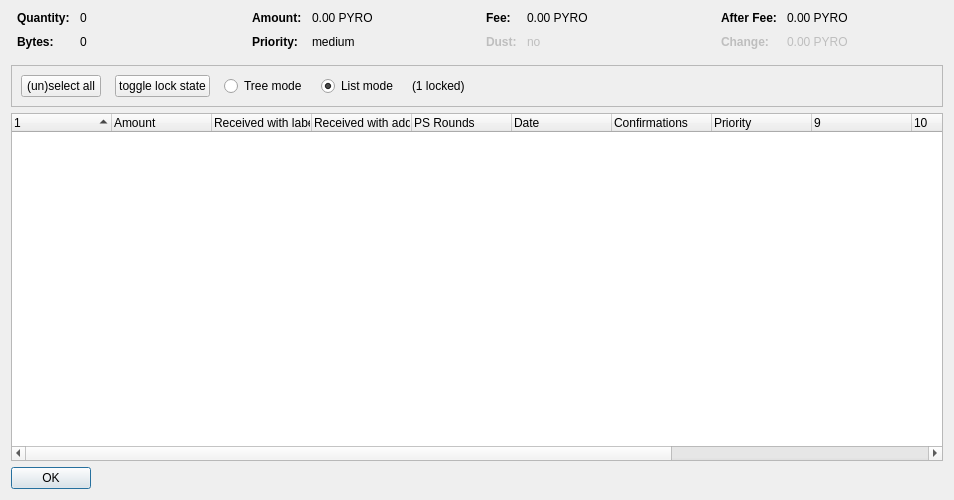
<?xml version="1.0" encoding="UTF-8"?>
<ui version="4.0">
 <class>CoinControlDialog</class>
 <widget class="QDialog" name="CoinControlDialog">
  <property name="geometry">
   <rect>
    <x>0</x>
    <y>0</y>
    <width>954</width>
    <height>500</height>
   </rect>
  </property>
  <property name="windowTitle">
   <string>Coin Selection</string>
  </property>
  <layout class="QVBoxLayout" name="verticalLayout">
   <item>
    <layout class="QHBoxLayout" name="horizontalLayoutTop" stretch="0,0,0,0">
     <property name="topMargin">
      <number>0</number>
     </property>
     <property name="bottomMargin">
      <number>10</number>
     </property>
     <item>
      <layout class="QFormLayout" name="formLayoutCoinControl1">
       <property name="horizontalSpacing">
        <number>10</number>
       </property>
       <property name="verticalSpacing">
        <number>10</number>
       </property>
       <property name="leftMargin">
        <number>6</number>
       </property>
       <property name="rightMargin">
        <number>6</number>
       </property>
       <item row="0" column="0">
        <widget class="QLabel" name="labelCoinControlQuantityText">
         <property name="font">
          <font>
           <weight>75</weight>
           <bold>true</bold>
          </font>
         </property>
         <property name="text">
          <string>Quantity:</string>
         </property>
        </widget>
       </item>
       <item row="0" column="1">
        <widget class="QLabel" name="labelCoinControlQuantity">
         <property name="cursor">
          <cursorShape>IBeamCursor</cursorShape>
         </property>
         <property name="contextMenuPolicy">
          <enum>Qt::ActionsContextMenu</enum>
         </property>
         <property name="text">
          <string notr="true">0</string>
         </property>
         <property name="textInteractionFlags">
          <set>Qt::LinksAccessibleByMouse|Qt::TextSelectableByKeyboard|Qt::TextSelectableByMouse</set>
         </property>
        </widget>
       </item>
       <item row="1" column="0">
        <widget class="QLabel" name="labelCoinControlBytesText">
         <property name="font">
          <font>
           <weight>75</weight>
           <bold>true</bold>
          </font>
         </property>
         <property name="text">
          <string>Bytes:</string>
         </property>
        </widget>
       </item>
       <item row="1" column="1">
        <widget class="QLabel" name="labelCoinControlBytes">
         <property name="cursor">
          <cursorShape>IBeamCursor</cursorShape>
         </property>
         <property name="contextMenuPolicy">
          <enum>Qt::ActionsContextMenu</enum>
         </property>
         <property name="text">
          <string notr="true">0</string>
         </property>
         <property name="textInteractionFlags">
          <set>Qt::LinksAccessibleByMouse|Qt::TextSelectableByKeyboard|Qt::TextSelectableByMouse</set>
         </property>
        </widget>
       </item>
      </layout>
     </item>
     <item>
      <layout class="QFormLayout" name="formLayoutCoinControl2">
       <property name="horizontalSpacing">
        <number>10</number>
       </property>
       <property name="verticalSpacing">
        <number>10</number>
       </property>
       <property name="leftMargin">
        <number>6</number>
       </property>
       <property name="rightMargin">
        <number>6</number>
       </property>
       <item row="0" column="0">
        <widget class="QLabel" name="labelCoinControlAmountText">
         <property name="font">
          <font>
           <weight>75</weight>
           <bold>true</bold>
          </font>
         </property>
         <property name="text">
          <string>Amount:</string>
         </property>
        </widget>
       </item>
       <item row="0" column="1">
        <widget class="QLabel" name="labelCoinControlAmount">
         <property name="cursor">
          <cursorShape>IBeamCursor</cursorShape>
         </property>
         <property name="contextMenuPolicy">
          <enum>Qt::ActionsContextMenu</enum>
         </property>
         <property name="text">
          <string notr="true">0.00 PYRO</string>
         </property>
         <property name="textInteractionFlags">
          <set>Qt::LinksAccessibleByMouse|Qt::TextSelectableByKeyboard|Qt::TextSelectableByMouse</set>
         </property>
        </widget>
       </item>
       <item row="1" column="0">
        <widget class="QLabel" name="labelCoinControlPriorityText">
         <property name="font">
          <font>
           <weight>75</weight>
           <bold>true</bold>
          </font>
         </property>
         <property name="text">
          <string>Priority:</string>
         </property>
        </widget>
       </item>
       <item row="1" column="1">
        <widget class="QLabel" name="labelCoinControlPriority">
         <property name="cursor">
          <cursorShape>IBeamCursor</cursorShape>
         </property>
         <property name="contextMenuPolicy">
          <enum>Qt::ActionsContextMenu</enum>
         </property>
         <property name="text">
          <string>medium</string>
         </property>
         <property name="textInteractionFlags">
          <set>Qt::LinksAccessibleByMouse|Qt::TextSelectableByKeyboard|Qt::TextSelectableByMouse</set>
         </property>
        </widget>
       </item>
      </layout>
     </item>
     <item>
      <layout class="QFormLayout" name="formLayoutCoinControl3">
       <property name="horizontalSpacing">
        <number>10</number>
       </property>
       <property name="verticalSpacing">
        <number>10</number>
       </property>
       <property name="leftMargin">
        <number>6</number>
       </property>
       <property name="rightMargin">
        <number>6</number>
       </property>
       <item row="0" column="0">
        <widget class="QLabel" name="labelCoinControlFeeText">
         <property name="font">
          <font>
           <weight>75</weight>
           <bold>true</bold>
          </font>
         </property>
         <property name="text">
          <string>Fee:</string>
         </property>
        </widget>
       </item>
       <item row="0" column="1">
        <widget class="QLabel" name="labelCoinControlFee">
         <property name="cursor">
          <cursorShape>IBeamCursor</cursorShape>
         </property>
         <property name="contextMenuPolicy">
          <enum>Qt::ActionsContextMenu</enum>
         </property>
         <property name="text">
          <string notr="true">0.00 PYRO</string>
         </property>
         <property name="textInteractionFlags">
          <set>Qt::LinksAccessibleByMouse|Qt::TextSelectableByKeyboard|Qt::TextSelectableByMouse</set>
         </property>
        </widget>
       </item>
       <item row="1" column="0">
        <widget class="QLabel" name="labelCoinControlLowOutputText">
         <property name="enabled">
          <bool>false</bool>
         </property>
         <property name="font">
          <font>
           <weight>75</weight>
           <bold>true</bold>
          </font>
         </property>
         <property name="text">
          <string>Dust:</string>
         </property>
        </widget>
       </item>
       <item row="1" column="1">
        <widget class="QLabel" name="labelCoinControlLowOutput">
         <property name="enabled">
          <bool>false</bool>
         </property>
         <property name="cursor">
          <cursorShape>IBeamCursor</cursorShape>
         </property>
         <property name="contextMenuPolicy">
          <enum>Qt::ActionsContextMenu</enum>
         </property>
         <property name="text">
          <string>no</string>
         </property>
         <property name="textInteractionFlags">
          <set>Qt::LinksAccessibleByMouse|Qt::TextSelectableByKeyboard|Qt::TextSelectableByMouse</set>
         </property>
        </widget>
       </item>
      </layout>
     </item>
     <item>
      <layout class="QFormLayout" name="formLayoutCoinControl4">
       <property name="horizontalSpacing">
        <number>10</number>
       </property>
       <property name="verticalSpacing">
        <number>10</number>
       </property>
       <property name="leftMargin">
        <number>6</number>
       </property>
       <property name="rightMargin">
        <number>6</number>
       </property>
       <item row="0" column="0">
        <widget class="QLabel" name="labelCoinControlAfterFeeText">
         <property name="font">
          <font>
           <weight>75</weight>
           <bold>true</bold>
          </font>
         </property>
         <property name="text">
          <string>After Fee:</string>
         </property>
        </widget>
       </item>
       <item row="0" column="1">
        <widget class="QLabel" name="labelCoinControlAfterFee">
         <property name="cursor">
          <cursorShape>IBeamCursor</cursorShape>
         </property>
         <property name="contextMenuPolicy">
          <enum>Qt::ActionsContextMenu</enum>
         </property>
         <property name="text">
          <string notr="true">0.00 PYRO</string>
         </property>
         <property name="textInteractionFlags">
          <set>Qt::LinksAccessibleByMouse|Qt::TextSelectableByKeyboard|Qt::TextSelectableByMouse</set>
         </property>
        </widget>
       </item>
       <item row="1" column="0">
        <widget class="QLabel" name="labelCoinControlChangeText">
         <property name="enabled">
          <bool>false</bool>
         </property>
         <property name="font">
          <font>
           <weight>75</weight>
           <bold>true</bold>
          </font>
         </property>
         <property name="text">
          <string>Change:</string>
         </property>
        </widget>
       </item>
       <item row="1" column="1">
        <widget class="QLabel" name="labelCoinControlChange">
         <property name="enabled">
          <bool>false</bool>
         </property>
         <property name="cursor">
          <cursorShape>IBeamCursor</cursorShape>
         </property>
         <property name="contextMenuPolicy">
          <enum>Qt::ActionsContextMenu</enum>
         </property>
         <property name="text">
          <string notr="true">0.00 PYRO</string>
         </property>
         <property name="textInteractionFlags">
          <set>Qt::LinksAccessibleByMouse|Qt::TextSelectableByKeyboard|Qt::TextSelectableByMouse</set>
         </property>
        </widget>
       </item>
      </layout>
     </item>
    </layout>
   </item>
   <item>
    <widget class="QFrame" name="frame">
     <property name="minimumSize">
      <size>
       <width>0</width>
       <height>40</height>
      </size>
     </property>
     <property name="frameShape">
      <enum>QFrame::StyledPanel</enum>
     </property>
     <property name="frameShadow">
      <enum>QFrame::Sunken</enum>
     </property>
     <layout class="QHBoxLayout" name="horizontalLayout">
      <item>
       <layout class="QHBoxLayout" name="horizontalLayoutPanel" stretch="0,0,0,0,0,0">
        <property name="spacing">
         <number>14</number>
        </property>
        <item>
         <widget class="QPushButton" name="pushButtonSelectAll">
          <property name="sizePolicy">
           <sizepolicy hsizetype="Maximum" vsizetype="Fixed">
            <horstretch>0</horstretch>
            <verstretch>0</verstretch>
           </sizepolicy>
          </property>
          <property name="text">
           <string>(un)select all</string>
          </property>
          <property name="autoDefault">
           <bool>false</bool>
          </property>
         </widget>
        </item>
        <item>
         <widget class="QPushButton" name="pushButtonToggleLock">
          <property name="sizePolicy">
           <sizepolicy hsizetype="Maximum" vsizetype="Fixed">
            <horstretch>0</horstretch>
            <verstretch>0</verstretch>
           </sizepolicy>
          </property>
          <property name="text">
           <string>toggle lock state</string>
          </property>
          <property name="autoDefault">
           <bool>false</bool>
          </property>
         </widget>
        </item>
        <item>
         <widget class="QRadioButton" name="radioTreeMode">
          <property name="sizePolicy">
           <sizepolicy hsizetype="Maximum" vsizetype="Fixed">
            <horstretch>0</horstretch>
            <verstretch>0</verstretch>
           </sizepolicy>
          </property>
          <property name="text">
           <string>Tree mode</string>
          </property>
         </widget>
        </item>
        <item>
         <widget class="QRadioButton" name="radioListMode">
          <property name="sizePolicy">
           <sizepolicy hsizetype="Maximum" vsizetype="Fixed">
            <horstretch>0</horstretch>
            <verstretch>0</verstretch>
           </sizepolicy>
          </property>
          <property name="text">
           <string>List mode</string>
          </property>
          <property name="checked">
           <bool>true</bool>
          </property>
         </widget>
        </item>
        <item>
         <widget class="QLabel" name="labelLocked">
          <property name="text">
           <string>(1 locked)</string>
          </property>
         </widget>
        </item>
        <item>
         <spacer name="horizontalSpacer">
          <property name="orientation">
           <enum>Qt::Horizontal</enum>
          </property>
          <property name="sizeHint" stdset="0">
           <size>
            <width>40</width>
            <height>20</height>
           </size>
          </property>
         </spacer>
        </item>
       </layout>
      </item>
     </layout>
    </widget>
   </item>
   <item>
    <widget class="CoinControlTreeWidget" name="treeWidget">
     <property name="contextMenuPolicy">
      <enum>Qt::CustomContextMenu</enum>
     </property>
     <property name="sortingEnabled">
      <bool>false</bool>
     </property>
     <property name="columnCount">
      <number>13</number>
     </property>
     <attribute name="headerShowSortIndicator" stdset="0">
      <bool>true</bool>
     </attribute>
     <attribute name="headerStretchLastSection">
      <bool>false</bool>
     </attribute>
     <column>
      <property name="text">
       <string/>
      </property>
     </column>
     <column>
      <property name="text">
       <string>Amount</string>
      </property>
     </column>
     <column>
      <property name="text">
       <string>Received with label</string>
      </property>
     </column>
     <column>
      <property name="text">
       <string>Received with address</string>
      </property>
     </column>
     <column>
      <property name="text">
       <string>PS Rounds</string>
      </property>
     </column>
     <column>
      <property name="text">
       <string>Date</string>
      </property>
     </column>
     <column>
      <property name="text">
       <string>Confirmations</string>
      </property>
      <property name="toolTip">
       <string>Confirmed</string>
      </property>
     </column>
     <column>
      <property name="text">
       <string>Priority</string>
      </property>
     </column>
     <column>
      <property name="text">
       <string/>
      </property>
     </column>
     <column>
      <property name="text">
       <string/>
      </property>
     </column>
     <column>
      <property name="text">
       <string/>
      </property>
     </column>
     <column>
      <property name="text">
       <string/>
      </property>
     </column>
     <column>
      <property name="text">
       <string/>
      </property>
     </column>
    </widget>
   </item>
   <item>
    <widget class="QDialogButtonBox" name="buttonBox">
     <property name="sizePolicy">
      <sizepolicy hsizetype="Maximum" vsizetype="Fixed">
       <horstretch>0</horstretch>
       <verstretch>0</verstretch>
      </sizepolicy>
     </property>
     <property name="orientation">
      <enum>Qt::Horizontal</enum>
     </property>
     <property name="standardButtons">
      <set>QDialogButtonBox::Ok</set>
     </property>
    </widget>
   </item>
  </layout>
 </widget>
 <customwidgets>
  <customwidget>
   <class>CoinControlTreeWidget</class>
   <extends>QTreeWidget</extends>
   <header>coincontroltreewidget.h</header>
  </customwidget>
 </customwidgets>
 <resources/>
 <connections/>
</ui>
